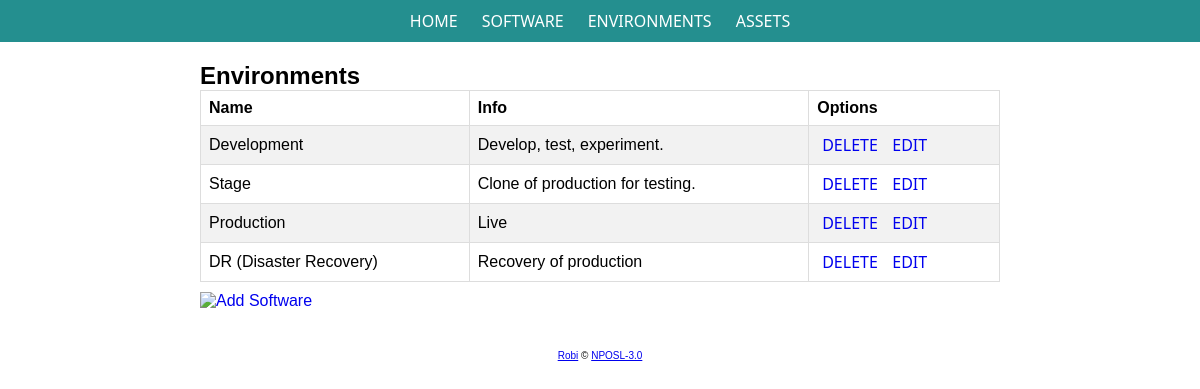
Page /admin/env.php on the committed database.
### tables this page shows
CREATE TABLE "environment" (
	`envId`	INTEGER NOT NULL PRIMARY KEY AUTOINCREMENT UNIQUE,
	`envName`	TEXT UNIQUE,
	`envInfo`	TEXT
);

### admin/env.php (the view, shortened to what this page needs)
<?php
include 'settings.php';
if(!isset($_GET["q"])){
	$env = array();
	$db = new PDO('sqlite:' . $dbFile);
	$result = $db->query('SELECT * FROM environment');
	foreach($result as $row)
		{
		  $env[] = $row;
		}
	$Cenv= count($env);
	$js = '"Are you sure?"';
	$output .= "<table style='text-align:left;'>";
	$output .= " <tr><th>Name</th><th>Info</th><th>Options</th></tr>";
	for ($row = 0; $row < $Cenv; $row++) {
		$output .= "\n<tr>";
		$output .= "\n<td>";
		$output .=$env[$row]['envName'];
		$output .= "</td>";
		$output .= "\n<td>";
		$output .=$env[$row]['envInfo'];
		$output .= "</td>";
		$output .= "\n<td>";
		$output .="<a href='env.php?q=d&id=".$env[$row]['envId']."' onclick='return confirm(" . $js . ")' >";
		$output .= "DELETE";
		$output .="</a>\n";
		$output .="<a href='env.php?q=e&id=".$env[$row]['envId']."' >";
		$output .= "EDIT";
		$output .="</a>\n";
		$output .= "</td>";
		$output .= "</td>";
		$output .= "</tr>";
	}
	$output .= "</table>";
}
$pageTitle = "Environments";
?>
<!DOCTYPE html>
<html lang="en">
	<head>
		<link rel="stylesheet" type="text/css" href="../theme/main.css">
	</head>
	<body>
		<header>
			<nav>
				<?php echo $mainNav ?>
			</nav>
		</header>
		<main>
			<section class="box">
				<h1><?php echo $pageTitle; ?></h1>
				<article class="article">
					<?php echo $output; ?>
				</article>
				<article class="subnav">
					<a style="text-decoration:none;" href='env.php?q=a'>
						<img style="width:35px; margin-top:10px;" src='https://www.adriannowak.net/img/add.png' alt='Add Software' />
					</a>
				</article>
			</section>
		</main>
		<footer>
			<?php echo $footer; ?>
		</footer>
	</body>
</html>

### theme/main.css (style rules this page uses)
* { margin:0; padding:0; }
p,h3, h2, h1, a { font-family: Arial, Helvetica, sans-serif; }
body { width:100%; }
header { width:100%; }
main { width:100%; max-width:800px; margin: 0 auto; }
footer { margin: 40px 0; width:100%; text-align:center; }
nav { margin: 0px 0 20px 0; padding: 10px 0 10px 0; width:100%; text-align:center; background: #248f8f; }
table { font-family: "Trebuchet MS", Arial, Helvetica, sans-serif; border-collapse: collapse; width: 100%; }
td, th { border: 1px solid #ddd; padding: 8px; }
td>a { text-decoration:none; font-family:"Segoe UI",Arial,sans-serif; margin: 0 5px 0 5px; }
tr:nth-child(even) { background-color: #f2f2f2; }

### rows in the picture
environment: value "Development Develop, test, experiment. DELETE EDIT"
environment: value "Stage Clone of production for testing. DELETE EDIT"
environment: value "Production Live DELETE EDIT"
environment: value "DR (Disaster Recovery) Recovery of production DELETE EDIT"

### other values in the picture
$pageTitle "Environments"
